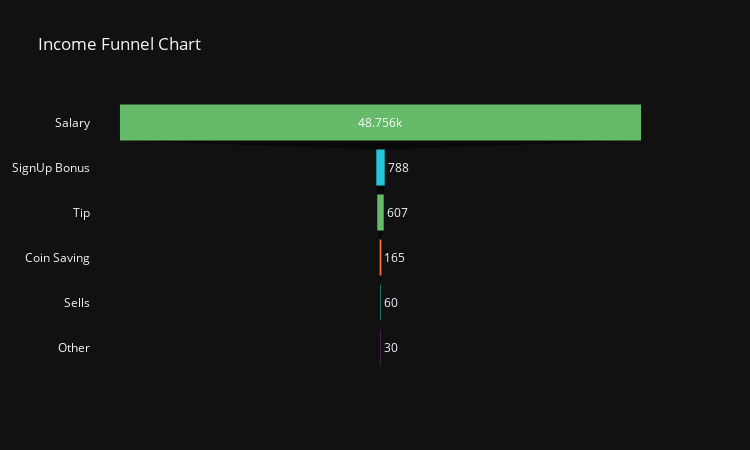

Notebook code cell kept with this figure:
### Code cell
def plot_income_funnel(df: pd.DataFrame):
    
    df = df[df["income"] == True] # Keeps only incomes
    df = df.groupby(by = ["category name", "subcategory name", "color"]).agg({"amount": "sum"}).reset_index().sort_values(by = "amount", ascending = False)
    
    fig = go.Figure(layout = go.Layout(height = 450, width = 750, title = "Income Funnel Chart", template = "plotly_dark"))
    
    fig.add_trace(go.Funnel(x = df["amount"],
                            y = df["category name"],
                            insidetextfont = dict(color = "white"),
                            orientation = "h",
                            marker_color = df["color"],
                            showlegend = False))
    
    return fig

plot_income_funnel(df)

### Figure 1 — Plotly figure (JSON) as saved in the notebook; plotly's stock layout.template omitted (floating-point values rounded to 4 significant figures)
{"data": [{"insidetextfont": {"color": "white"}, "marker": {"color": ["#66bb6a", "#26c6da", "#66bb6a", "#ff7043", "#26a69a", "#ab47bc"]}, "orientation": "h", "showlegend": false, "type": "funnel", "x": [48756, 788, 607, 165, 60, 30], "y": ["Salary", "SignUp Bonus", "Tip", "Coin Saving", "Sells", "Other"]}], "layout": {"height": 450, "title": {"text": "Income Funnel Chart"}, "width": 750}}
